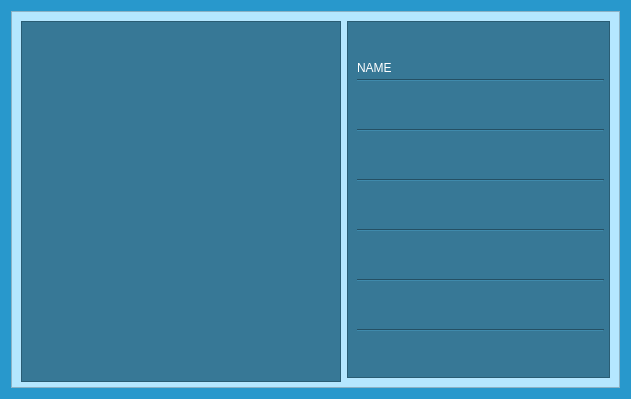
<?xml version="1.0" encoding="UTF-8"?>
<ui version="4.0">
 <class>Form</class>
 <widget class="QWidget" name="Form">
  <property name="geometry">
   <rect>
    <x>0</x>
    <y>0</y>
    <width>631</width>
    <height>399</height>
   </rect>
  </property>
  <property name="minimumSize">
   <size>
    <width>631</width>
    <height>399</height>
   </size>
  </property>
  <property name="maximumSize">
   <size>
    <width>631</width>
    <height>399</height>
   </size>
  </property>
  <property name="windowTitle">
   <string>Winner</string>
  </property>
  <property name="styleSheet">
   <string notr="true">background-color: #2898cc;</string>
  </property>
  <layout class="QGridLayout" name="gridLayout">
   <item row="0" column="0">
    <widget class="QFrame" name="frame">
     <property name="styleSheet">
      <string notr="true">background-color: #b5e7ff;</string>
     </property>
     <property name="frameShape">
      <enum>QFrame::StyledPanel</enum>
     </property>
     <property name="frameShadow">
      <enum>QFrame::Raised</enum>
     </property>
     <layout class="QHBoxLayout" name="horizontalLayout">
      <item>
       <widget class="QFrame" name="frame_2">
        <property name="minimumSize">
         <size>
          <width>320</width>
          <height>361</height>
         </size>
        </property>
        <property name="maximumSize">
         <size>
          <width>320</width>
          <height>361</height>
         </size>
        </property>
        <property name="styleSheet">
         <string notr="true">background-color:#377896;
</string>
        </property>
        <property name="frameShape">
         <enum>QFrame::StyledPanel</enum>
        </property>
        <property name="frameShadow">
         <enum>QFrame::Raised</enum>
        </property>
        <layout class="QGridLayout" name="gridLayout_2">
         <item row="0" column="0">
          <widget class="QLabel" name="label">
           <property name="text">
            <string/>
           </property>
           <property name="pixmap">
            <pixmap resource="../resource.qrc">:/loginBackgroundImage/images/assets_president.png</pixmap>
           </property>
           <property name="scaledContents">
            <bool>true</bool>
           </property>
          </widget>
         </item>
        </layout>
       </widget>
      </item>
      <item>
       <widget class="QFrame" name="frame_3">
        <property name="styleSheet">
         <string notr="true">background-color:#377896;
color:white;
</string>
        </property>
        <property name="frameShape">
         <enum>QFrame::StyledPanel</enum>
        </property>
        <property name="frameShadow">
         <enum>QFrame::Raised</enum>
        </property>
        <widget class="Line" name="line">
         <property name="geometry">
          <rect>
           <x>10</x>
           <y>101</y>
           <width>247</width>
           <height>16</height>
          </rect>
         </property>
         <property name="orientation">
          <enum>Qt::Horizontal</enum>
         </property>
        </widget>
        <widget class="Line" name="line_2">
         <property name="geometry">
          <rect>
           <x>10</x>
           <y>151</y>
           <width>247</width>
           <height>16</height>
          </rect>
         </property>
         <property name="orientation">
          <enum>Qt::Horizontal</enum>
         </property>
        </widget>
        <widget class="Line" name="line_3">
         <property name="geometry">
          <rect>
           <x>10</x>
           <y>201</y>
           <width>247</width>
           <height>16</height>
          </rect>
         </property>
         <property name="orientation">
          <enum>Qt::Horizontal</enum>
         </property>
        </widget>
        <widget class="Line" name="line_4">
         <property name="geometry">
          <rect>
           <x>10</x>
           <y>251</y>
           <width>247</width>
           <height>16</height>
          </rect>
         </property>
         <property name="orientation">
          <enum>Qt::Horizontal</enum>
         </property>
        </widget>
        <widget class="Line" name="line_5">
         <property name="geometry">
          <rect>
           <x>10</x>
           <y>301</y>
           <width>247</width>
           <height>16</height>
          </rect>
         </property>
         <property name="orientation">
          <enum>Qt::Horizontal</enum>
         </property>
        </widget>
        <widget class="Line" name="line_6">
         <property name="geometry">
          <rect>
           <x>10</x>
           <y>51</y>
           <width>247</width>
           <height>16</height>
          </rect>
         </property>
         <property name="orientation">
          <enum>Qt::Horizontal</enum>
         </property>
        </widget>
        <widget class="QLabel" name="label_2">
         <property name="geometry">
          <rect>
           <x>10</x>
           <y>40</y>
           <width>47</width>
           <height>13</height>
          </rect>
         </property>
         <property name="text">
          <string>NAME</string>
         </property>
        </widget>
       </widget>
      </item>
     </layout>
    </widget>
   </item>
  </layout>
 </widget>
 <resources>
  <include location="../resource.qrc"/>
 </resources>
 <connections/>
</ui>
